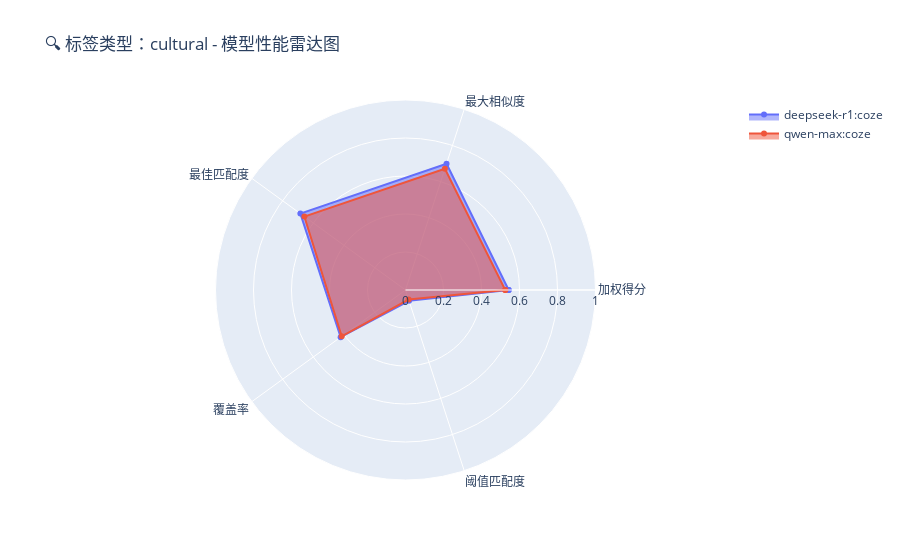
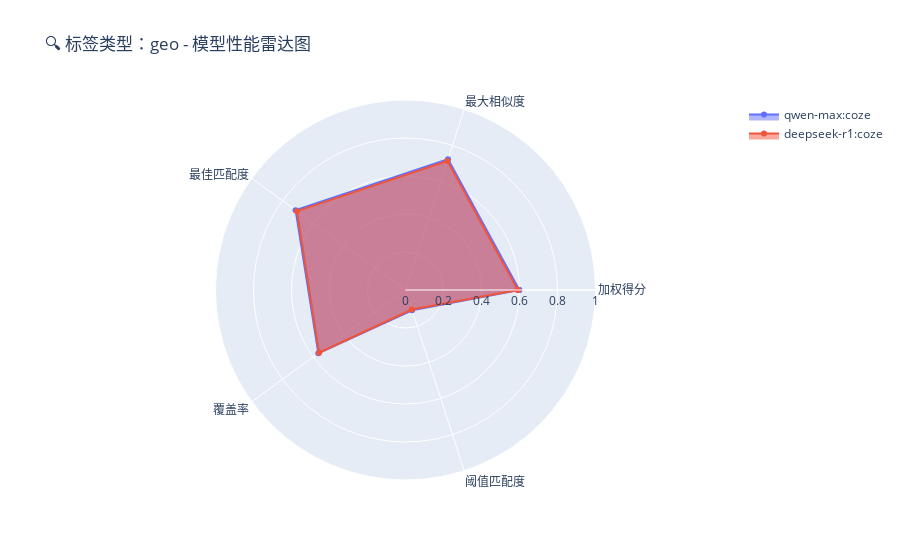

These figures' notebook cell, in order:
### Code cell
import plotly.graph_objects as go

# 指标维度
metrics = [
    'avg_weighted_score',
    'avg_max_similarity',
    'avg_optimal_matching',
    'avg_coverage',
    'avg_threshold_matching'
]

# 中文标签
metric_labels = {
    'avg_weighted_score': '加权得分',
    'avg_max_similarity': '最大相似度',
    'avg_optimal_matching': '最佳匹配度',
    'avg_coverage': '覆盖率',
    'avg_threshold_matching': '阈值匹配度'
}

# 为每种 tag_type 生成雷达图
df_llm_performance = df_llm_performance.DataFrame()
for tag in df_llm_performance['tag_type'].unique():
    fig = go.Figure()
    subset = df_llm_performance[df_llm_performance['tag_type'] == tag]

    for _, row in subset.iterrows():
        values = [row[m] for m in metrics]
        fig.add_trace(go.Scatterpolar(
            r=values + [values[0]],  # 闭环
            theta=[metric_labels[m] for m in metrics] + [metric_labels[metrics[0]]],
            fill='toself',
            name=row['llm_name']
        ))

    fig.update_layout(
        title=f"🔍 标签类型：{tag} - 模型性能雷达图",
        polar=dict(
            radialaxis=dict(visible=True, range=[0, 1])
        ),
        showlegend=True
    )

    fig.show()

### Figure 1 — Plotly figure (JSON) as saved in the notebook; plotly's stock layout.template omitted (floating-point values rounded to 4 significant figures)
{"data": [{"fill": "toself", "name": "deepseek-r1:coze", "r": [0.543, 0.699, 0.684, 0.422, 0.06, 0.543], "theta": ["加权得分", "最大相似度", "最佳匹配度", "覆盖率", "阈值匹配度", "加权得分"], "type": "scatterpolar"}, {"fill": "toself", "name": "qwen-max:coze", "r": [0.525, 0.671, 0.658, 0.415, 0.053, 0.525], "theta": ["加权得分", "最大相似度", "最佳匹配度", "覆盖率", "阈值匹配度", "加权得分"], "type": "scatterpolar"}], "layout": {"polar": {"radialaxis": {"range": [0, 1], "visible": true}}, "showlegend": true, "title": {"text": "🔍 标签类型：cultural - 模型性能雷达图"}}}

### Figure 2 — Plotly figure (JSON) as saved in the notebook; plotly's stock layout.template omitted (floating-point values rounded to 4 significant figures)
{"data": [{"fill": "toself", "name": "qwen-max:coze", "r": [0.599, 0.724, 0.715, 0.567, 0.112, 0.599], "theta": ["加权得分", "最大相似度", "最佳匹配度", "覆盖率", "阈值匹配度", "加权得分"], "type": "scatterpolar"}, {"fill": "toself", "name": "deepseek-r1:coze", "r": [0.591, 0.714, 0.706, 0.562, 0.108, 0.591], "theta": ["加权得分", "最大相似度", "最佳匹配度", "覆盖率", "阈值匹配度", "加权得分"], "type": "scatterpolar"}], "layout": {"polar": {"radialaxis": {"range": [0, 1], "visible": true}}, "showlegend": true, "title": {"text": "🔍 标签类型：geo - 模型性能雷达图"}}}
